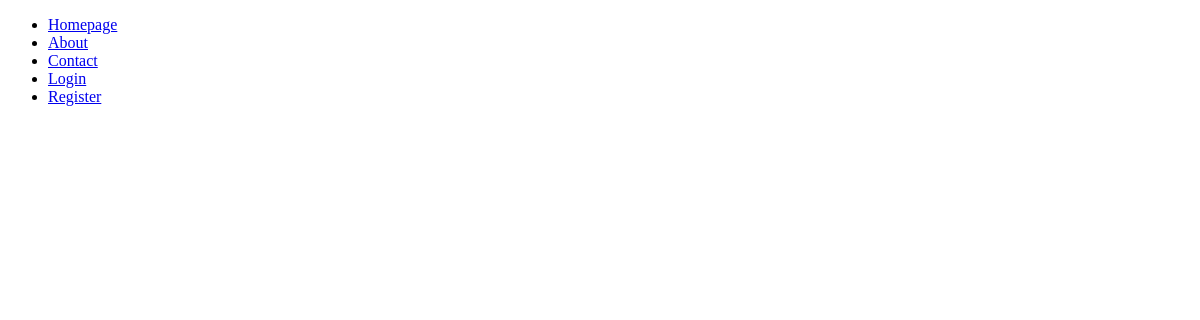
/, run on an earlier commit of the app's database.
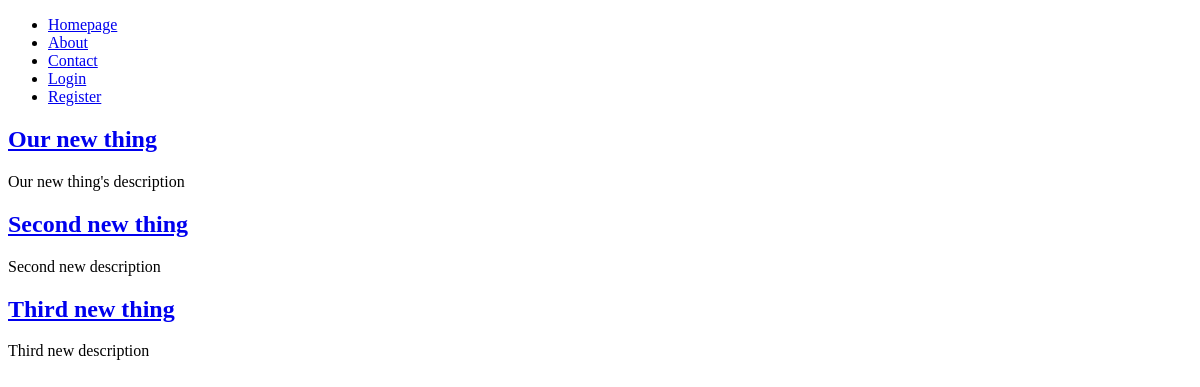
And on a later commit of the database.
### collection/models.py (models this page shows)
class Thing(models.Model):
    name = models.CharField(max_length=255)
    description = models.TextField()
    slug = models.SlugField(unique=True)

### collection/views.py (the view)
# urls.py: url(r'^$','collection.views.index',name='home'),
def index(request):
    things = Thing.objects.all()
    return render(request,'index.html',{
    'things' : things,
    })

### collection/templates/index.html (shortened to what this page needs)
{% extends 'layouts/base.html' %}
{% block content%}
	{% for thing in things  %}
    <h2><a href="{% url 'thing_detail' slug=thing.slug%}">{{ thing.name }}</a></h2>
    <p>{{ thing.description }}</p>
    {% endfor %}
{% endblock %}

### collection/templates/layouts/base.html (shortened to what this page needs)
{% load staticfiles %}
<!doctype html>
<html>
	<head>
		<link rel="stylesheet" href="{% static 'css/style.css' %}" />
	</head>
	<body>
		<header>
			<nav>
				<ul>
					<li><a href="{% url 'home' %}">Homepage</a></li>
					<li><a href="{% url 'about' %}">About</a></li>
					<li><a href="{% url 'contact' %}">Contact</a></li>
					{% if user.is_authenticated %}
					<li><a href="{% url 'auth_logout' %}">Logout</a></li>
					{% else %}
					<li><a href="{% url 'auth_login' %}">Login</a></li>
					<li><a href="{% url 'registration_register' %}">Register</a></li>
					{% endif %}
				</ul>
			</nav>
		</header>
		{% block content %}{% endblock %}
	</body>
</html>

### collection/static/css/style.css (style rules this page uses)
body { background-color:none; }

What changed in the data, as far as the page shows it:
added Thing: name "Our new thing", description "Our new thing's description"
added Thing: name "Second new thing", description "Second new description"
added Thing: name "Third new thing", description "Third new description"
